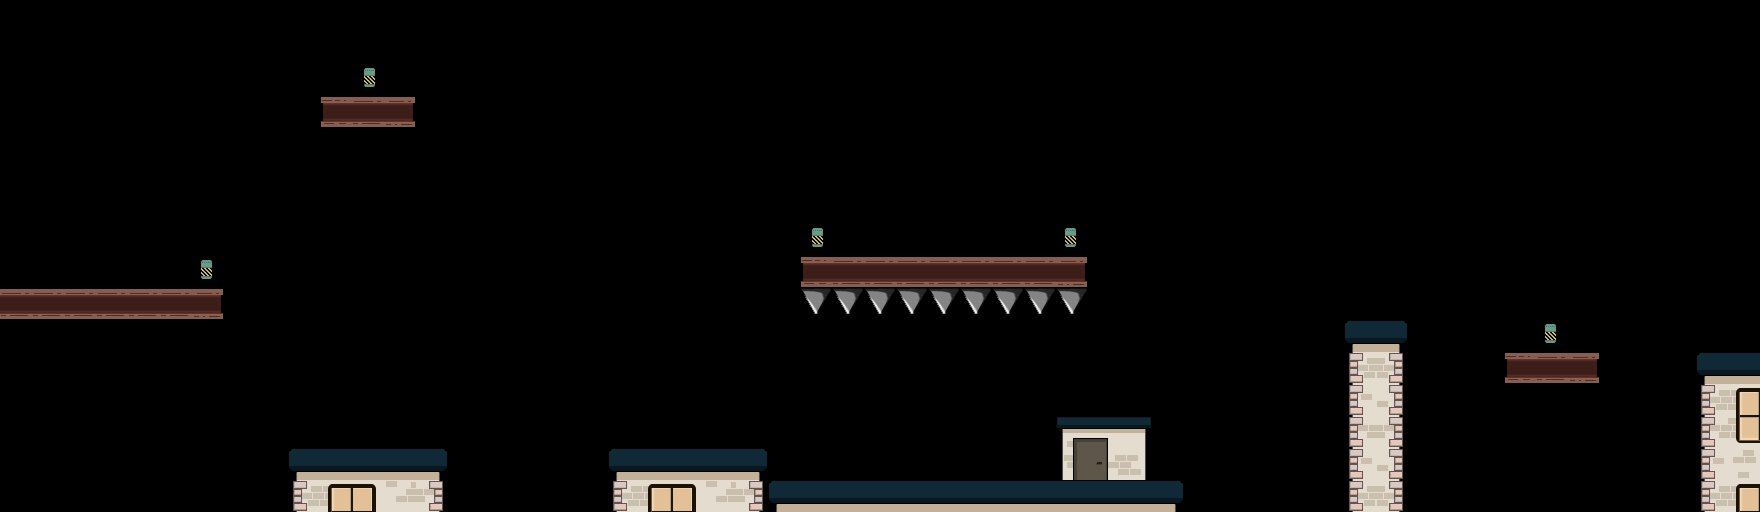

This game map was drawn from its Tiled (.tmx) file and the tilesets committed beside it. A one-line description and the trimmed map source follow:
An orthogonal 55x16 tile map with 32x32 px tiles, 1 tile layer (Tile Layer), 3 tilesets and 20 objects (15x Body, HeroinSpawn, InhalantSpawn, PendulumSpawn, PlayerSpawn, ...).

<map version="1.0" orientation="orthogonal" width="55" height="16" tilewidth="32" tileheight="32">
 <properties>
  <property name="props:Physics:DrawMode" value="" />
 </properties>
 <tileset firstgid="1" name="rooftops" tilewidth="32" tileheight="32">
  <image source="rooftops.png" width="320" height="192" />
 </tileset>
 <tileset firstgid="61" name="plank" tilewidth="32" tileheight="32">
  <image source="plank.png" width="96" height="96" />
 </tileset>
 <tileset firstgid="70" name="spikes 32px" tilewidth="32" tileheight="32">
  <image source="spikes 32px.png" width="64" height="96" />
 </tileset>
 <layer name="Tile Layer" width="55" height="16">
  <data>[880 cells, 131 non-empty, 35 distinct tile ids]</data>
 </layer>
 <objectgroup name="Enemy" width="55" height="16">
  <object name="Ground" type="Body" x="1056" y="416" width="96" height="64">
   <properties>
    <property name="props:IsGround" value="" />
    <property name="props:bodyType" value="static" />
    <property name="props:friction" value="1" />
   </properties>
  </object>
  <object name="Ground" type="Body" x="288" y="448" width="160" height="64">
   <properties>
    <property name="props:IsGround" value="" />
    <property name="props:IsWall" value="" />
    <property name="props:bodyType" value="static" />
    <property name="props:friction" value="1" />
   </properties>
  </object>
  <object name="Heroin" type="HeroinSpawn" x="368" y="403">
   <properties>
    <property name="props:aggroRadius" value="96" />
    <property name="props:attackSpeed" value="1" />
    <property name="props:bulletSpeed" value="2" />
    <property name="props:enemyType" value="2" />
    <property name="props:patrolDirection" value="1" />
    <property name="props:patrolRadius" value="64" />
    <property name="props:patrolSpeed" value="1" />
   </properties>
   <ellipse />
  </object>
  <object name="Inhalant" type="InhalantSpawn" x="960" y="458">
   <properties>
    <property name="props:aggroRadius" value="64" />
    <property name="props:enemyType" value="3" />
    <property name="props:patrolDirection" value="-1" />
    <property name="props:patrolRadius" value="64" />
    <property name="props:patrolSpeed" value="1" />
   </properties>
   <ellipse />
  </object>
  <object name="Ground" type="Body" x="2" y="-22" width="1757" height="21">
   <properties>
    <property name="props:IsGround" value="" />
    <property name="props:IsWall" value="" />
    <property name="props:bodyType" value="static" />
    <property name="props:friction" value="1" />
   </properties>
  </object>
  <object name="Ground" type="Body" x="-16" y="0" width="15" height="516">
   <properties>
    <property name="props:IsGround" value="" />
    <property name="props:IsWall" value="" />
    <property name="props:bodyType" value="static" />
    <property name="props:friction" value="1" />
   </properties>
  </object>
  <object name="swing" type="PendulumSpawn" x="367" y="126">
   <properties>
    <property name="props:radius" value="80" />
   </properties>
   <ellipse />
  </object>
 </objectgroup>
 <objectgroup name="Player" width="55" height="16">
  <object name="player" type="PlayerSpawn" x="32" y="256">
   <properties>
    <property name="props:Player" value="" />
    <property name="props:canJump" value="" />
    <property name="props:playerImage" value="Images/Neg/Main Char Neg.png" />
   </properties>
   <ellipse />
  </object>
 </objectgroup>
 <objectgroup name="Object Layer 1" width="55" height="16">
  <object name="Ground" type="Body" x="0" y="288" width="224" height="32">
   <properties>
    <property name="props:IsGround" value="" />
    <property name="props:bodyType" value="static" />
    <property name="props:friction" value="1" />
   </properties>
  </object>
  <object name="Ground" type="Body" x="800" y="256" width="288" height="32">
   <properties>
    <property name="props:IsGround" value="" />
    <property name="props:IsWall" value="" />
    <property name="props:bodyType" value="static" />
    <property name="props:friction" value="1" />
   </properties>
  </object>
  <object name="Ground" type="Body" x="1344" y="320" width="64" height="192">
   <properties>
    <property name="props:IsGround" value="" />
    <property name="props:IsWall" value="" />
    <property name="props:bodyType" value="static" />
    <property name="props:friction" value="1" />
   </properties>
  </object>
  <object name="Ground" type="Body" x="0" y="512" width="1696" height="32">
   <properties>
    <property name="props:IsPit" value="" />
    <property name="props:bodyType" value="static" />
    <property name="props:friction" value="1" />
   </properties>
  </object>
  <object name="EndPoint" type="EndPointSpawn" x="1728" y="320">
   <ellipse />
  </object>
  <object name="Ground" type="Body" x="320" y="96" width="96" height="32">
   <properties>
    <property name="props:IsGround" value="" />
    <property name="props:bodyType" value="static" />
    <property name="props:friction" value="1" />
   </properties>
  </object>
  <object name="Ground" type="Body" x="608" y="448" width="160" height="64">
   <properties>
    <property name="props:IsGround" value="" />
    <property name="props:IsWall" value="" />
    <property name="props:bodyType" value="static" />
    <property name="props:friction" value="1" />
   </properties>
  </object>
  <object name="Ground" type="Body" x="1760" y="0" width="15" height="516">
   <properties>
    <property name="props:IsGround" value="" />
    <property name="props:IsWall" value="" />
    <property name="props:bodyType" value="static" />
    <property name="props:friction" value="1" />
   </properties>
  </object>
 </objectgroup>
 <objectgroup name="Obstacle" width="55" height="16">
  <object name="Ground" type="Body" x="768" y="480" width="416" height="32">
   <properties>
    <property name="props:IsGround" value="" />
    <property name="props:bodyType" value="static" />
    <property name="props:friction" value="1" />
   </properties>
  </object>
  <object name="Ground" type="Body" x="1504" y="352" width="96" height="32">
   <properties>
    <property name="props:IsGround" value="" />
    <property name="props:IsWall" value="" />
    <property name="props:bodyType" value="static" />
    <property name="props:friction" value="1" />
   </properties>
  </object>
  <object name="Ground" type="Body" x="1696" y="352" width="64" height="160">
   <properties>
    <property name="props:IsGround" value="" />
    <property name="props:IsWall" value="" />
    <property name="props:bodyType" value="static" />
    <property name="props:friction" value="1" />
   </properties>
  </object>
  <object name="Spikes" type="Body" x="800" y="288" width="288" height="26">
   <properties>
    <property name="props:IsSpike" value="" />
    <property name="props:bodyType" value="static" />
    <property name="props:bounce" value="1" />
    <property name="props:friction" value="1" />
   </properties>
  </object>
 </objectgroup>
</map>
